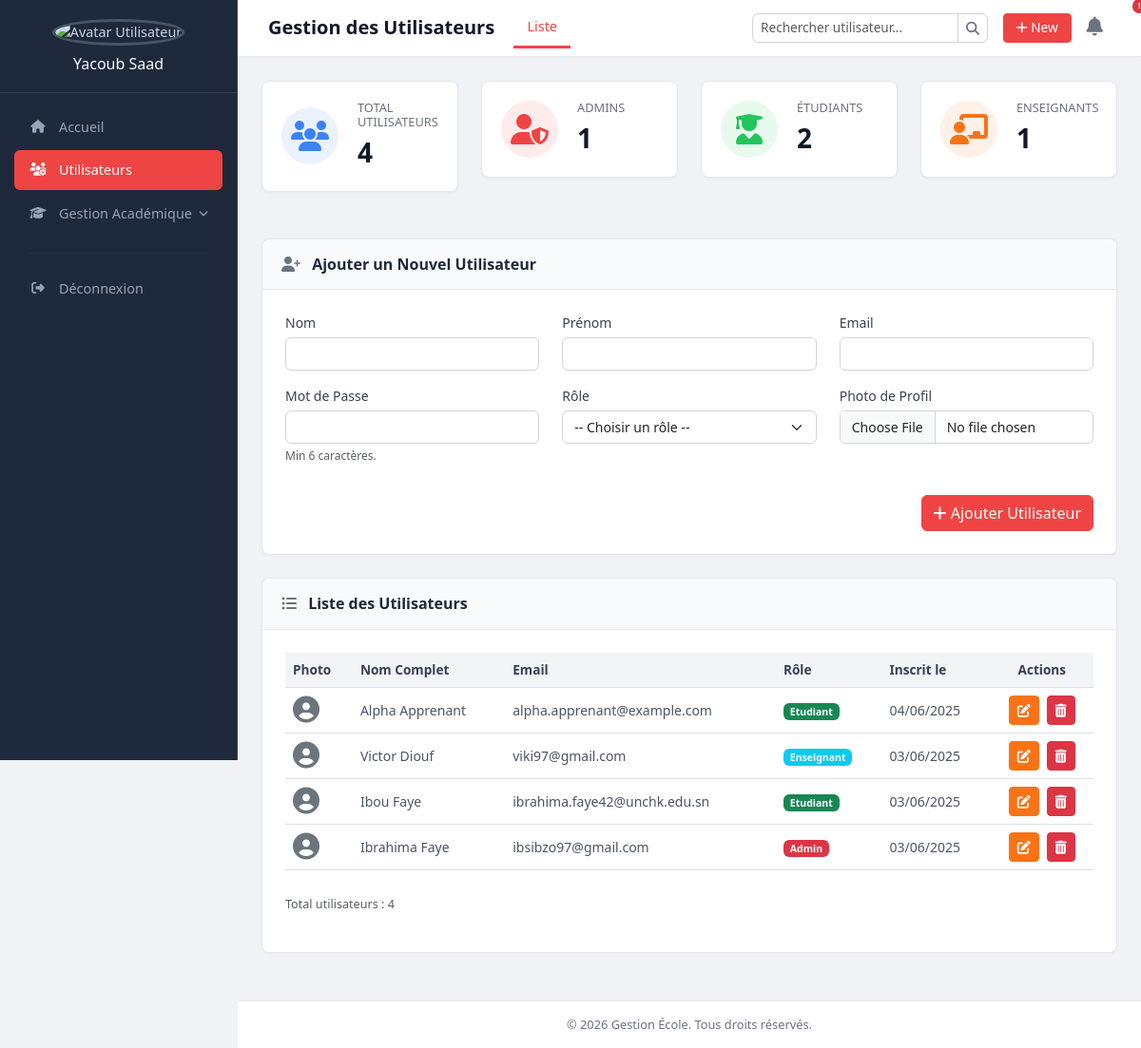
/dashboard/admin/gestion_utilisateurs.php, run on the app's committed database.
### tables this page shows
CREATE TABLE IF NOT EXISTS `utilisateurs` (
  `id` int NOT NULL AUTO_INCREMENT,
  `nom` varchar(100) DEFAULT NULL,
  `prenom` varchar(100) DEFAULT NULL,
  `email` varchar(100) DEFAULT NULL,
  `mot_de_passe` varchar(255) DEFAULT NULL,
  `role` enum('admin','etudiant','enseignant') DEFAULT NULL,
  `photo` varchar(255) DEFAULT NULL,
  `date_inscription` datetime DEFAULT CURRENT_TIMESTAMP,
  PRIMARY KEY (`id`),
  UNIQUE KEY `email` (`email`)
);

### dashboard/admin/gestion_utilisateurs.php (the view, shortened to what this page needs)
<?php
class Database {
    private $host = 'localhost';
    private $db_name = 'gestion_school';
    private $username = 'root';
    private $password = '';
    private $conn;
    public function connect() {
        $this->conn = null;
        try {
            $this->conn = new PDO('mysql:host=' . $this->host . ';dbname=' . $this->db_name, $this->username, $this->password);
            $this->conn->setAttribute(PDO::ATTR_ERRMODE, PDO::ERRMODE_EXCEPTION);
            $this->conn->exec('SET NAMES utf8');
        } catch(PDOException $e) {
            error_log('Erreur de connexion: ' . $e->getMessage());
            die('Erreur de connexion DB. Message: ' . $e->getMessage());
        }
        return $this->conn;
    }
    public function prepare($sql) { if (!$this->conn) $this->connect(); return $this->conn->prepare($sql); }
    public function execute($stmt, $params = []) { try { return $stmt->execute($params); } catch(PDOException $e) { error_log('Erreur SQL: ' . $e->getMessage() . ' | Query: ' . $stmt->queryString); return false; } }
    public function fetchAll($stmt) { return $stmt->fetchAll(PDO::FETCH_ASSOC); }
}
function getCurrentPage() { return basename($_SERVER['SCRIPT_FILENAME']); }
$database = new Database();
$pageTitle = "Gestion des Utilisateurs";
$edit_user_data = null;
$users_list = [];
$count_total_users = 0;
try {
    $stmt_list = $database->prepare("SELECT id, nom, prenom, email, role, photo, date_inscription FROM utilisateurs ORDER BY nom ASC, prenom ASC");
    if ($database->execute($stmt_list)) {
        $users_list = $database->fetchAll($stmt_list);
        $count_total_users = count($users_list);
    } else {
        $message = "Erreur récupération liste utilisateurs."; $message_type = "danger";
    }
} catch (PDOException $e) {
    $message = "Erreur DB: " . $e->getMessage(); $message_type = "danger";
}
$currentPage = getCurrentPage();
$userImageUrl = BASE_URL . 'assets/images/default_avatar.png';
?>
<!DOCTYPE html>
<html lang="fr">
<head>
    <link href="https://cdn.jsdelivr.net/npm/bootstrap@5.3.2/dist/css/bootstrap.min.css" rel="stylesheet">
    <link rel="stylesheet" href="https://cdnjs.cloudflare.com/ajax/libs/font-awesome/6.4.0/css/all.min.css">
</head>
<body>
    <aside class="sidebar">
        <div class="sidebar-header">
            <img src="<?php echo htmlspecialchars($userImageUrl); ?>" alt="Avatar Utilisateur" class="user-avatar">
            <h5><?php echo isset($_SESSION['user_nom_complet']) ? htmlspecialchars($_SESSION['user_nom_complet']) : 'Yacoub Saad'; ?></h5>
        </div>
        <nav class="nav sidebar-nav flex-column">
            <a class="nav-link" href="<?php echo BASE_URL; ?>dashboard.php"> <i class="fas fa-home fa-fw"></i> Accueil </a>
            <a class="nav-link active" href="<?php echo BASE_URL; ?>dashboard/admin/gestion_utilisateurs.php"> <i class="fas fa-users-cog fa-fw"></i> Utilisateurs </a>
            <a class="nav-link <?php echo ($currentPage == 'gestion_filieres.php' || $currentPage == 'gestion_classes.php') ? '' : 'collapsed'; ?>"
               href="#submenuGestionAcademique" data-bs-toggle="collapse" role="button"
               aria-expanded="<?php echo ($currentPage == 'gestion_filieres.php' || $currentPage == 'gestion_classes.php') ? 'true' : 'false'; ?>" >
                <i class="fas fa-graduation-cap fa-fw"></i> Gestion Académique
            </a>
            <hr class="sidebar-divider">
            <a class="nav-link" href="#"> <i class="fas fa-sign-out-alt fa-fw"></i> Déconnexion </a>
        </nav>
    </aside>
    <div class="main-wrapper">
        <nav class="top-navbar navbar navbar-expand-lg">
            <div class="container-fluid">
                <h1 class="page-main-title"><?php echo htmlspecialchars($pageTitle); ?></h1>
                <ul class="nav nav-pills top-nav-tabs me-auto">
                    <li class="nav-item"><a href="<?php echo BASE_URL; ?>dashboard/admin/gestion_utilisateurs.php" class="nav-link active" aria-current="page">Liste</a></li>
                </ul>
                <div class="collapse navbar-collapse" id="topNavContent">
                    <form class="d-flex ms-auto me-3 search-form" role="search">
                        <div class="input-group input-group-sm">
                            <input class="form-control" type="search" placeholder="Rechercher utilisateur..." aria-label="Search">
                            <button class="btn btn-outline-secondary" type="submit"><i class="fas fa-search"></i></button>
                        </div>
                    </form>
                    <ul class="navbar-nav align-items-center">
                        <li class="nav-item"><button class="btn btn-sm btn-new"><i class="fas fa-plus"></i> New</button></li>
                        <li class="nav-item ms-2"><a class="nav-link" href="#" title="Notifications"><i class="fas fa-bell fs-5"></i><span class="badge rounded-pill bg-danger notification-badge">!</span></a></li>
                    </ul>
                </div>
            </div>
        </nav>
        <main class="content-area">
            <div class="row stats-card-row">
                <div class="col-xl-3 col-md-6 mb-4">
                    <div class="stat-card"><div class="stat-card-icon icon-users"><i class="fas fa-users"></i></div><div class="stat-card-info"><h6>Total Utilisateurs</h6><span class="stat-number"><?php echo $count_total_users; ?></span></div></div>
                </div>
                <?php
                    $count_admins = 0; $count_etudiants = 0; $count_enseignants = 0;
                    foreach ($users_list as $user) {
                        if ($user['role'] == 'admin') $count_admins++;
                        if ($user['role'] == 'etudiant') $count_etudiants++;
                        if ($user['role'] == 'enseignant') $count_enseignants++;
                    }
                ?>
                <div class="col-xl-3 col-md-6 mb-4"><div class="stat-card"><div class="stat-card-icon icon-admins"><i class="fas fa-user-shield"></i></div><div class="stat-card-info"><h6>Admins</h6><span class="stat-number"><?php echo $count_admins; ?></span></div></div></div>
                <div class="col-xl-3 col-md-6 mb-4"><div class="stat-card"><div class="stat-card-icon icon-etudiants"><i class="fas fa-user-graduate"></i></div><div class="stat-card-info"><h6>Étudiants</h6><span class="stat-number"><?php echo $count_etudiants; ?></span></div></div></div>
                <div class="col-xl-3 col-md-6 mb-4"><div class="stat-card"><div class="stat-card-icon icon-enseignants"><i class="fas fa-chalkboard-user"></i></div><div class="stat-card-info"><h6>Enseignants</h6><span class="stat-number"><?php echo $count_enseignants; ?></span></div></div></div>
            </div>
            <div class="card card-custom mb-4">
                <div class="card-header"><i class="fas <?php echo $edit_user_data ? 'fa-user-edit' : 'fa-user-plus'; ?>"></i> <?php echo $edit_user_data ? 'Modifier l\'Utilisateur' : 'Ajouter un Nouvel Utilisateur'; ?></div>
                <div class="card-body">
                    <form action="gestion_utilisateurs.php" method="POST" enctype="multipart/form-data">
                        <div class="row">
                            <div class="col-md-4 mb-3"><label for="nom" class="form-label">Nom</label><input type="text" class="form-control" id="nom" name="nom" value="<?php echo $edit_user_data ? htmlspecialchars($edit_user_data['nom']) : ''; ?>" required></div>
                            <div class="col-md-4 mb-3"><label for="prenom" class="form-label">Prénom</label><input type="text" class="form-control" id="prenom" name="prenom" value="<?php echo $edit_user_data ? htmlspecialchars($edit_user_data['prenom']) : ''; ?>" required></div>
                            <div class="col-md-4 mb-3"><label for="email" class="form-label">Email</label><input type="email" class="form-control" id="email" name="email" value="<?php echo $edit_user_data ? htmlspecialchars($edit_user_data['email']) : ''; ?>" required></div>
                        </div>
                        <div class="row">
                            <div class="col-md-4 mb-3">
                                <label for="<?php echo $edit_user_data ? 'mot_de_passe_nouveau' : 'mot_de_passe'; ?>" class="form-label">
                                    <?php echo $edit_user_data ? 'Nouveau Mot de Passe' : 'Mot de Passe'; ?>
                                </label>
                                <input type="password" class="form-control" id="<?php echo $edit_user_data ? 'mot_de_passe_nouveau' : 'mot_de_passe'; ?>" name="<?php echo $edit_user_data ? 'mot_de_passe_nouveau' : 'mot_de_passe'; ?>" <?php if (!$edit_user_data) echo 'required'; ?>>
                                <?php if ($edit_user_data): ?><div class="form-text">Laissez vide pour ne pas changer. Min 6 caractères si modifié.</div><?php else: ?><div class="form-text">Min 6 caractères.</div><?php endif; ?>
                            </div>
                            <div class="col-md-4 mb-3"><label for="role" class="form-label">Rôle</label><select class="form-select" id="role" name="role" required>
                                <option value="">-- Choisir un rôle --</option>
                            </select></div>
                            <div class="col-md-4 mb-3">
                                <label for="<?php echo $edit_user_data ? 'photo_update' : 'photo'; ?>" class="form-label">Photo de Profil <?php if ($edit_user_data) echo '(Optionnel)'; ?></label>
                                <input type="file" class="form-control" id="<?php echo $edit_user_data ? 'photo_update' : 'photo'; ?>" name="<?php echo $edit_user_data ? 'photo_update' : 'photo'; ?>" accept="image/jpeg,image/png,image/gif">
                            </div>
                        </div>
                        <div class="d-flex justify-content-end mt-3">
                            <?php if ($edit_user_data): ?>
                                <button type="submit" name="update_utilisateur" class="btn btn-custom-edit me-2"><i class="fas fa-save"></i> Mettre à Jour</button>
                                <a href="gestion_utilisateurs.php" class="btn btn-secondary"><i class="fas fa-times"></i> Annuler</a>
                            <?php else: ?>
                                <button type="submit" name="add_utilisateur" class="btn btn-custom-primary"><i class="fas fa-plus"></i> Ajouter Utilisateur</button>
                            <?php endif; ?>
                        </div>
                    </form>
                </div>
            </div>
            <div class="card card-custom">
                <div class="card-header"><i class="fas fa-list-ul"></i> Liste des Utilisateurs</div>
                <div class="card-body">
                    <?php if (empty($users_list)): ?>
                        <div class="alert alert-custom-info" role="alert">Aucun utilisateur trouvé.</div>
                    <?php else: ?>
                    <div class="table-responsive">
                        <table class="table table-hover">
                            <thead><tr><th>Photo</th><th>Nom Complet</th><th>Email</th><th>Rôle</th><th>Inscrit le</th><th class="text-center">Actions</th></tr></thead>
                            <tbody>
                                <?php foreach ($users_list as $user): ?>
                                <tr>
                                    <td>
                                        <?php if (!empty($user['photo'])): ?>
                                            <img src="<?php echo UPLOAD_URL_DIR . htmlspecialchars($user['photo']); ?>" alt="Photo de <?php echo htmlspecialchars($user['prenom']); ?>" class="user-table-photo">
                                        <?php else: ?>
                                            <i class="fas fa-user-circle fa-2x text-secondary" title="Pas de photo"></i>
                                        <?php endif; ?>
                                    </td>
                                    <td><?php echo htmlspecialchars($user['prenom'] . ' ' . $user['nom']); ?></td>
                                    <td><?php echo htmlspecialchars($user['email']); ?></td>
                                    <td><span class="badge bg-<?php echo $user['role'] == 'admin' ? 'danger' : ($user['role'] == 'etudiant' ? 'success' : 'info'); ?>"><?php echo ucfirst(htmlspecialchars($user['role'])); ?></span></td>
                                    <td><?php echo date('d/m/Y', strtotime($user['date_inscription'])); ?></td>
                                    <td class="text-center">
                                        <a href="gestion_utilisateurs.php?edit_id=<?php echo htmlspecialchars($user['id']); ?>" class="btn btn-sm btn-custom-edit me-1" title="Modifier"><i class="fas fa-edit"></i></a>
                                        <a href="gestion_utilisateurs.php?delete_id=<?php echo htmlspecialchars($user['id']); ?>" class="btn btn-sm btn-danger" title="Supprimer" onclick="return confirm('Supprimer cet utilisateur ? Cette action est irréversible.');"><i class="fas fa-trash-alt"></i></a>
                                    </td>
                                </tr>
                                <?php endforeach; ?>
                            </tbody>
                        </table>
                    </div>
                    <p class="mt-2 text-muted"><small>Total utilisateurs : <?php echo $count_total_users; ?></small></p>
                    <?php endif; ?>
                </div>
            </div>
        </main>
        <footer class="page-footer">© <?php echo date("Y"); ?> Gestion École. Tous droits réservés.</footer>
    </div>
</body>
</html>

### data on the page
utilisateurs: prenom+nom "Alpha Apprenant", email "alpha.apprenant@example.com", role "Etudiant", date_inscription "04/06/2025"
utilisateurs: prenom+nom "Victor Diouf", email "viki97@gmail.com", role "Enseignant", date_inscription "03/06/2025"
utilisateurs: prenom+nom "Ibou Faye", email "ibrahima.faye42@unchk.edu.sn", role "Etudiant", date_inscription "03/06/2025"
utilisateurs: prenom+nom "Ibrahima Faye", email "ibsibzo97@gmail.com", role "Admin", date_inscription "03/06/2025"

### other printed values
$pageTitle "Gestion des Utilisateurs"
$count_total_users "4"
$count_admins "1"
$count_etudiants "2"
$count_enseignants "1"
